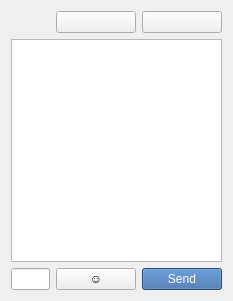
  <widget class="QWidget" name="gridLayoutWidget">
   <property name="geometry">
    <rect>
     <x>480</x>
     <y>50</y>
     <width>233</width>
     <height>301</height>
    </rect>
   </property>
   <layout class="QGridLayout" name="gridLayout">
    <property name="sizeConstraint">
     <enum>QLayout::SetMaximumSize</enum>
    </property>
    <item row="2" column="0">
     <widget class="QLineEdit" name="leMessage"/>
    </item>
    <item row="2" column="2">
     <widget class="QPushButton" name="btnSend">
      <property name="styleSheet">
       <string notr="true">background-color:rgb(52, 101, 164);
color:white;
</string>
      </property>
      <property name="text">
       <string>Send</string>
      </property>
      <property name="shortcut">
       <string>Return</string>
      </property>
     </widget>
    </item>
    <item row="1" column="0" colspan="3">
     <widget class="QListWidget" name="lChat"/>
    </item>
    <item row="2" column="1">
     <widget class="QPushButton" name="btnSmiley">
      <property name="text">
       <string>☺</string>
      </property>
     </widget>
    </item>
    <item row="0" column="2">
     <widget class="QPushButton" name="btnMuteChat">
      <property name="text">
       <string/>
      </property>
      <property name="icon">
       <iconset resource="resource.qrc">
        <normaloff>:/img/img-no_chat</normaloff>:/img/img-no_chat</iconset>
      </property>
     </widget>
    </item>
    <item row="0" column="1">
     <widget class="QPushButton" name="btnMuteChatSound">
      <property name="text">
       <string/>
      </property>
      <property name="icon">
       <iconset resource="resource.qrc">
        <normaloff>:/img/img-msg</normaloff>:/img/img-msg</iconset>
      </property>
     </widget>
    </item>
   </layout>
  </widget>
